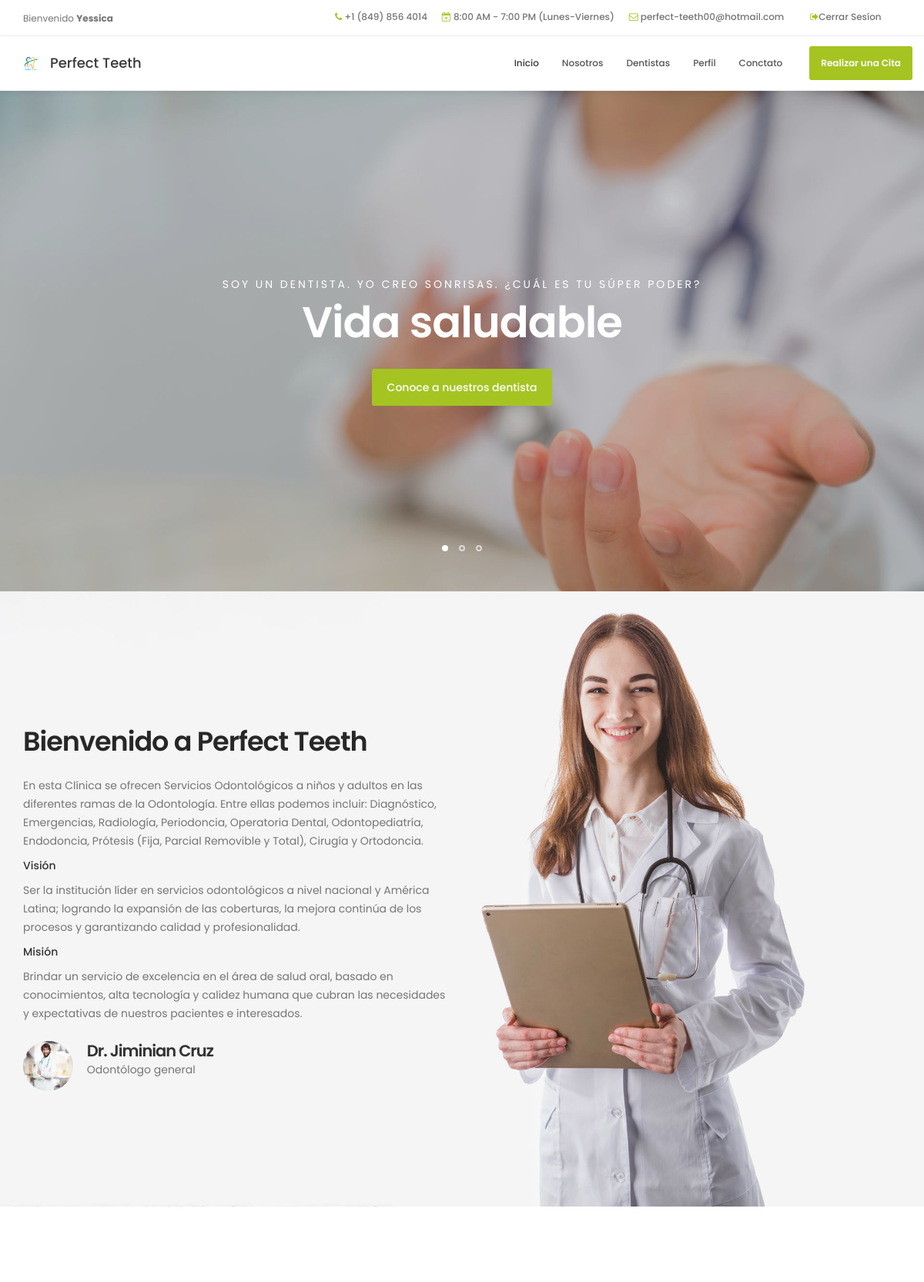
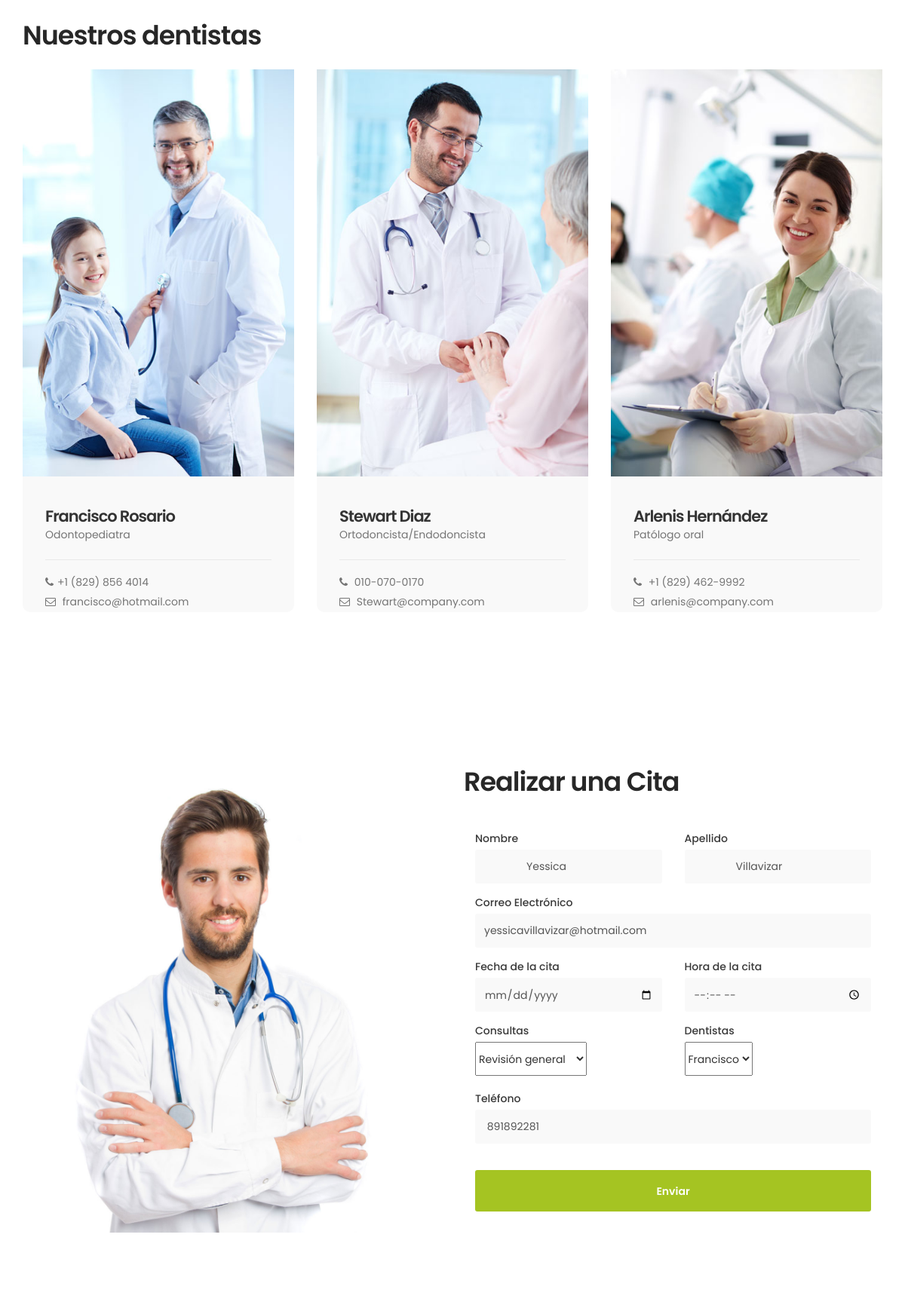
Page /principal.php (signed in, upper part) on the committed database (2 pictures, top to bottom).
### tables this page shows
CREATE TABLE `pacientes` (
  `id_paciente` int(11) NOT NULL,
  `nombre` varchar(255) NOT NULL,
  `apellido` varchar(255) NOT NULL,
  `telefono` varchar(50) NOT NULL,
  `sexo` varchar(60) NOT NULL,
  `fecha_nacimiento` date NOT NULL,
  `correo_electronico` varchar(255) NOT NULL,
  `clave` varchar(255) NOT NULL
);

### php/consultas.php (called while the page is built, shortened)
<?php
function consultarPaciente($link, $id)
{
    $query = "SELECT * FROM `pacientes` WHERE `id_paciente` = '$id'";
    $resultado = mysqli_query($link, $query);
    if (mysqli_num_rows($resultado) == 1) {
        $row = $resultado->fetch_assoc();
        return $row;
    } else {
        $_SESSION['MensajeTexto'] = "Error validando datos de usuario";
        $_SESSION['MensajeTipo'] = "p-3 mb-2 bg-danger text-white";
        header("Location: ./index.php");
    }
}
function MostrarConsultas($link)
{
    $query = "SELECT * FROM `consultas` ";
    $resultado = mysqli_query($link, $query);
    return $resultado;
}
function MostrarDentistas($link)
{
    $query = "SELECT * FROM `doctor` ";
    $resultado = mysqli_query($link, $query);
    return $resultado;
}

### principal.php (the view, shortened to what this page needs)
<?php
include_once('./php/conexionDB.php');
include_once('./php/consultas.php');
$resultado = MostrarConsultas($link);
$resultadoDentistas = MostrarDentistas($link);
if (isset($_SESSION['id_paciente'])) {
     $vUsuario = $_SESSION['id_paciente'];
     $row = consultarPaciente($link, $vUsuario);
} else {
     $_SESSION['MensajeTexto'] = "Error acceso al sistema  no registrado.";
     $_SESSION['MensajeTipo'] = "p-3 mb-2 bg-danger text-white";
     header("Location: ./index.php");
}
?>
<!DOCTYPE html>
<html lang="en">
<head>
     <link rel="stylesheet" href="src/css/bootstrap.min.css">
     <link rel="stylesheet" href="src/css/font-awesome.min.css">
     <link rel="stylesheet" href="src/css/animate.css">
     <link rel="stylesheet" href="src/css/owl.carousel.css">
     <link rel="stylesheet" href="src/css/owl.theme.default.min.css">
     <link rel="stylesheet" href="src/css/tooplate-style.css">
</head>
<body id="top" data-spy="scroll" data-target=".navbar-collapse" data-offset="50">
     <header>
          <div class="container">
               <div class="row">
                    <div class="col-md-4 col-sm-10">
                         <p>Bienvenido <strong><?php echo utf8_decode($row['nombre']); ?> </strong></p>
                    </div>
                    <div class="col-md-8 col-sm-10 ">
                         <span class="phone-icon"><i class="fa fa-phone"></i> +1 (849) 856 4014</span>
                         <span class="date-icon"><i class="fa fa-calendar-plus-o"></i> 8:00 AM - 7:00 PM
                              (Lunes-Viernes)</span>
                         <span class="email-icon"><i class="fa fa-envelope-o"></i> <a href="#">perfect-teeth00@hotmail.com</a></span>
                         <span><i class="fa fa-sign-out"></i><a href="./php/cerrar.php">Cerrar Sesíon </a></span>
                    </div>
               </div>
          </div>
     </header>
     <section class="navbar navbar-default navbar-static-top" role="navigation">
          <div class="container">
               <div class="navbar-header">
                    <a href=" principal.php" class="navbar-brand"><img src="src/img/logo.png" width="20px" height="20px" alt="Logo"></a>
                    <a href=" principal.php" class="navbar-brand">Perfect Teeth </a>
               </div>
               <div class="collapse navbar-collapse">
                    <ul class="nav navbar-nav navbar-right">
                         <li><a href="#top" class="smoothScroll">Inicio</a></li>
                         <li><a href="#about" class="smoothScroll">Nosotros</a></li>
                         <li><a href="#team" class="smoothScroll">Dentistas</a></li>
                         <li><a href="#perfil" class="smoothScroll">Perfil</a></li>
                         <li><a href="#google-map" class="smoothScroll">Conctato</a></li>
                         <li class="appointment-btn"><a href="#appointment">Realizar una Cita</a></li>
                    </ul>
               </div>
          </div>
     </section>
     <div class="row">
          <div class="col-md-2 col-md-offset-5">
          </div>
     </div>
     <section id="home" class="slider" data-stellar-background-ratio="0.5">
          <div class="container">
               <div class="row">
                    <div class="owl-carousel owl-theme">
                         <div class="item item-first">
                              <div class="caption">
                                   <div class="col-md-offset-1 col-md-10">
                                        <h3>Soy un dentista. Yo creo sonrisas. ¿Cuál es tu súper poder? </h3>
                                        <h1>Vida saludable</h1>
                                        <a href="#team" class="section-btn btn btn-default smoothScroll">Conoce a
                                             nuestros dentista</a>
                                   </div>
                              </div>
                         </div>
                    </div>
               </div>
          </div>
     </section>
     <section id="about">
          <div class="container">
               <div class="row">
                    <div class="col-md-6 col-sm-6">
                         <div class="about-info">
                              <h2 class="wow fadeInUp" data-wow-delay="0.6s">Bienvenido a Perfect Teeth </h2>
                              <div class="wow fadeInUp" data-wow-delay="0.8s">
                                   <p>En esta Clínica se ofrecen Servicios Odontológicos a niños y adultos en las
                                        diferentes ramas de la Odontología. Entre ellas podemos incluir: Diagnóstico,
                                        Emergencias, Radiología, Periodoncia, Operatoria Dental, Odontopediatría,
                                        Endodoncia, Prótesis (Fija, Parcial Removible y Total), Cirugía y Ortodoncia.
                                   </p>
                                   <h5>Visión</h5>
                                   <p>Ser la institución líder en servicios odontológicos a nivel nacional y América
                                        Latina; logrando la expansión de las coberturas, la mejora continúa de los
                                        procesos y garantizando calidad y profesionalidad.</p>
                                   <h5>Misión</h5>
                                   <p>Brindar un servicio de excelencia en el área de salud oral, basado en
                                        conocimientos, alta tecnología y calidez humana que cubran las necesidades y
                                        expectativas de nuestros pacientes e interesados.</p>
                              </div>
                              <figure class="profile wow fadeInUp" data-wow-delay="1s">
                                   <img src="src/img/author-image.jpg" class="img-responsive" alt="">
                                   <figcaption>
                                        <h3>Dr. Jiminian Cruz </h3>
                                        <p> Odontólogo general</p>
                                   </figcaption>
                              </figure>
                         </div>
                    </div>
               </div>
          </div>
     </section>
     <section id="team" data-stellar-background-ratio="1">
          <div class="container">
               <div class="row">
                    <div class="col-md-6 col-sm-6">
                         <div class="about-info">
                              <h2 class="wow fadeInUp" data-wow-delay="0.1s">Nuestros dentistas</h2>
                         </div>
                    </div>
                    <div class="clearfix"></div>
                    <div class="col-md-4 col-sm-6">
                         <div class="team-thumb wow fadeInUp" data-wow-delay="0.2s">
                              <img src="src/img/team-image1.jpg" class="img-responsive" alt="">
                              <div class="team-info">
                                   <h3>Francisco Rosario </h3>
                                   <p>Odontopediatra</p>
                                   <div class="team-contact-info">
                                        <p><i class="fa fa-phone"></i>+1 (829) 856 4014</p>
                                        <p><i class="fa fa-envelope-o"></i> <a href="#">francisco@hotmail.com</a></p>
                                   </div>
                              </div>
                         </div>
                    </div>
                    <div class="col-md-4 col-sm-6">
                         <div class="team-thumb wow fadeInUp" data-wow-delay="0.4s">
                              <img src="src/img/team-image2.jpg" class="img-responsive" alt="">
                              <div class="team-info">
                                   <h3>Stewart Diaz</h3>
                                   <p>Ortodoncista/Endodoncista</p>
                                   <div class="team-contact-info">
                                        <p><i class="fa fa-phone"></i> 010-070-0170</p>
                                        <p><i class="fa fa-envelope-o"></i> <a href="#">Stewart@company.com</a></p>
                                   </div>
                              </div>
                         </div>
                    </div>
                    <div class="col-md-4 col-sm-6">
                         <div class="team-thumb wow fadeInUp" data-wow-delay="0.6s">
                              <img src="src/img/team-image3.jpg" class="img-responsive" alt="">
                              <div class="team-info">
                                   <h3>Arlenis Hernández </h3>
                                   <p>Patólogo oral </p>
                                   <div class="team-contact-info">
                                        <p><i class="fa fa-phone"></i> +1 (829) 462-9992</p>
                                        <p><i class="fa fa-envelope-o"></i> <a href="#">arlenis@company.com</a></p>
                                   </div>
                              </div>
                         </div>
                    </div>
               </div>
          </div>
     </section>
     <section id="appointment" data-stellar-background-ratio="3">
          <div class="container">
               <div class="row">
                    <div class="col-md-6 col-sm-6">
                         <img src="src/img/appointment-image.jpg" class="img-responsive" alt="">
                    </div>
                    <div class="col-md-6 col-sm-6">
                         <form action="./crud/cita_INSERT.php?opciones=INS" method="POST" enctype="multipart/form-data" autocomplete="off" id="appointment-form">
                              <div class="section-title wow fadeInUp" data-wow-delay="0.4s">
                                   <h2>Realizar una Cita</h2>
                              </div>
                              <div class="wow fadeInUp" data-wow-delay="0.8s">
                                   <div class="col-md-6 col-sm-6">
                                        <label for="name">Nombre</label>
                                        <input type="text" class="form-control" id="name" name="name" placeholder="Nombre " require value=" <?php echo $row['nombre']; ?>">
                                   </div>
                                   <div class="col-md-6 col-sm-6">
                                        <label for="name">Apellido</label>
                                        <input type="text" class="form-control" id="name" name="name" placeholder="Apellido" require value=" <?php echo $row['apellido']; ?>">
                                   </div>
                                   <div class="col-md-12 col-sm-6">
                                        <label for="email">Correo Electrónico</label>
                                        <input type="email" class="form-control" id="email" name="email" placeholder="Correo Electrónico" require value=" <?php echo $row['correo_electronico']; ?>">
                                   </div>
                                   <div class="col-md-6 col-sm-6">
                                        <label for="fecha_cita">Fecha de la cita</label>
                                        <input type="date" class="form-control" name="fecha_cita" id="fecha_cita" required>
                                   </div>
                                   <div class="col-md-6 col-sm-6">
                                        <label for="hora">Hora de la cita</label>
                                        <input type="time" value="" class="form-control" name="hora" id="hora" required>
                                   </div>
                                   <div class="col-md-6 col-sm-6">
                                        <label for="consultas">Consultas</label> <br>
                                        <select name="consultas" id="consultas" require>
                                             <?php while ($row1 = mysqli_fetch_array($resultado, MYSQLI_ASSOC)) {
                                                  echo "<option value = " . $row1['id_consultas'] . ">" . $row1['tipo'] . "</option>";
                                             }   ?>
                                        </select>
                                   </div>
                                   <div class="col-md-6 col-sm-6">
                                        <label for="dentistas">Dentistas</label> <br>
                                        <select name="dentistas" id="dentistas" require>
                                             <?php while ($row2 = mysqli_fetch_array($resultadoDentistas, MYSQLI_ASSOC)) {
                                                  echo "<option value = " . $row2['id_doctor'] . ">" . $row2['nombreD'] . "</option>";
                                             }   ?>
                                        </select>
                                   </div>
                                   <div class="col-md-12 col-sm-12">
                                        <br> <label for="phone">Teléfono</label>
                                        <input type="tel" class="form-control" id="phone" name="phone" placeholder="Teléfono" required value=" <?php echo $row['telefono']; ?>">
                                   </div>
                                   <div class="col-md-12 col-sm-12">
                                        <br> <button type="submit" name="enviar" value="enviar" class="form-control" id="cf-submit">Enviar</button>
                                   </div>
                              </div>
                         </form>
                    </div>
               </div>
          </div>
     </section>
</body>
</html>

### rows in the picture
pacientes: nombre "Yessica", name "Yessica", name "Villavizar", email "yessicavillavizar@hotmail.com", phone "891892281"

### other values in the picture
form field consultas "Revisión general"
form field dentistas "Francisco"
